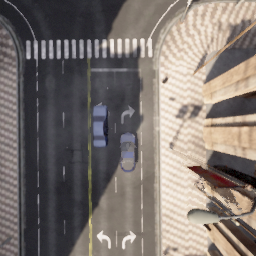
#> input picture data/images/000_00.png, 256 x 256 px; its folder holds only this picture in this run
$ python -i dataloaders.py   (imports and definitions only)
#> lines starting #> are read from the running program, lines starting #| are printed output that depends on the picture
#> further down, picture is the input picture: shape (256, 256, 3); mean B, G, R 111.5, 116.5, 124.9
import numpy as np
import torch
import os
import math
import glob
import random
import cv2
import contextlib
from PIL import ExifTags, Image, ImageOps
from pathlib import Path
from torch.utils.data import Dataset

IMG_FORMATS = 'bmp', 'dng', 'jpeg', 'jpg', 'mpo', 'png', 'tif', 'tiff', 'webp', 'pfm'  # include image suffixes

# [3 lines not run here, left out]

# [177 lines left out: functions img2label_paths, xyn2xy, xyxy2xywhn, xywhn2xyxy, xyxy2xywh, segment2box and 5 more, not called in this run]

def augment_hsv(im, hgain=0.5, sgain=0.5, vgain=0.5):
    # HSV color-space augmentation
#> called with hgain = 0.5, sgain = 0.5, vgain = 0.5
    if hgain or sgain or vgain:
        r = np.random.uniform(-1, 1, 3) * [hgain, sgain, vgain] + 1  # random gains
        hue, sat, val = cv2.split(cv2.cvtColor(im, cv2.COLOR_BGR2HSV))
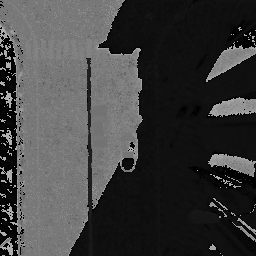
#> hue: shape (256, 256); min 0, max 178, mean 63
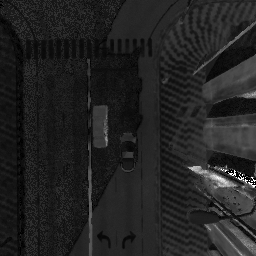
#> sat: shape (256, 256); min 0, max 255, mean 34.7
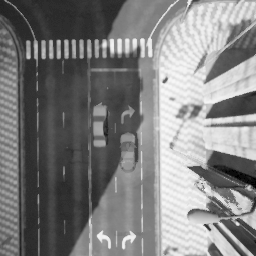
#> val: shape (256, 256); min 0, max 247, mean 127.2
        dtype = im.dtype  # uint8

        x = np.arange(0, 256, dtype=r.dtype)
        lut_hue = ((x * r[0]) % 180).astype(dtype)
        lut_sat = np.clip(x * r[1], 0, 255).astype(dtype)
#> lut_sat = 256 values from 0 to 255
        lut_val = np.clip(x * r[2], 0, 255).astype(dtype)
#> lut_val = 256 values from 0 to 255

        im_hsv = cv2.merge((cv2.LUT(hue, lut_hue), cv2.LUT(sat, lut_sat), cv2.LUT(val, lut_val)))
#> im_hsv: shape (256, 256, 3); mean H, S, V 62.9, 41.6, 139.4
        cv2.cvtColor(im_hsv, cv2.COLOR_HSV2BGR, dst=im)  # no return needed
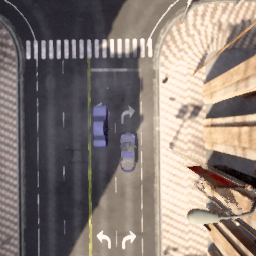
#> im: shape (256, 256, 3); mean B, G, R 118.3, 124.7, 136.6

# [154 lines left out: functions exif_size, verify_image_label, cache_labels, letterbox, polygon2mask, polygons2masks and 1 more, not called in this run]

class LoadImagesAndLabelsAndMasks(Dataset):
    # [218 lines left out: functions __init__, __getitem__, not called in this run]

>>> import cv2
>>> picture = cv2.imread('data/images/000_00.png')
>>> result = augment_hsv(picture)
